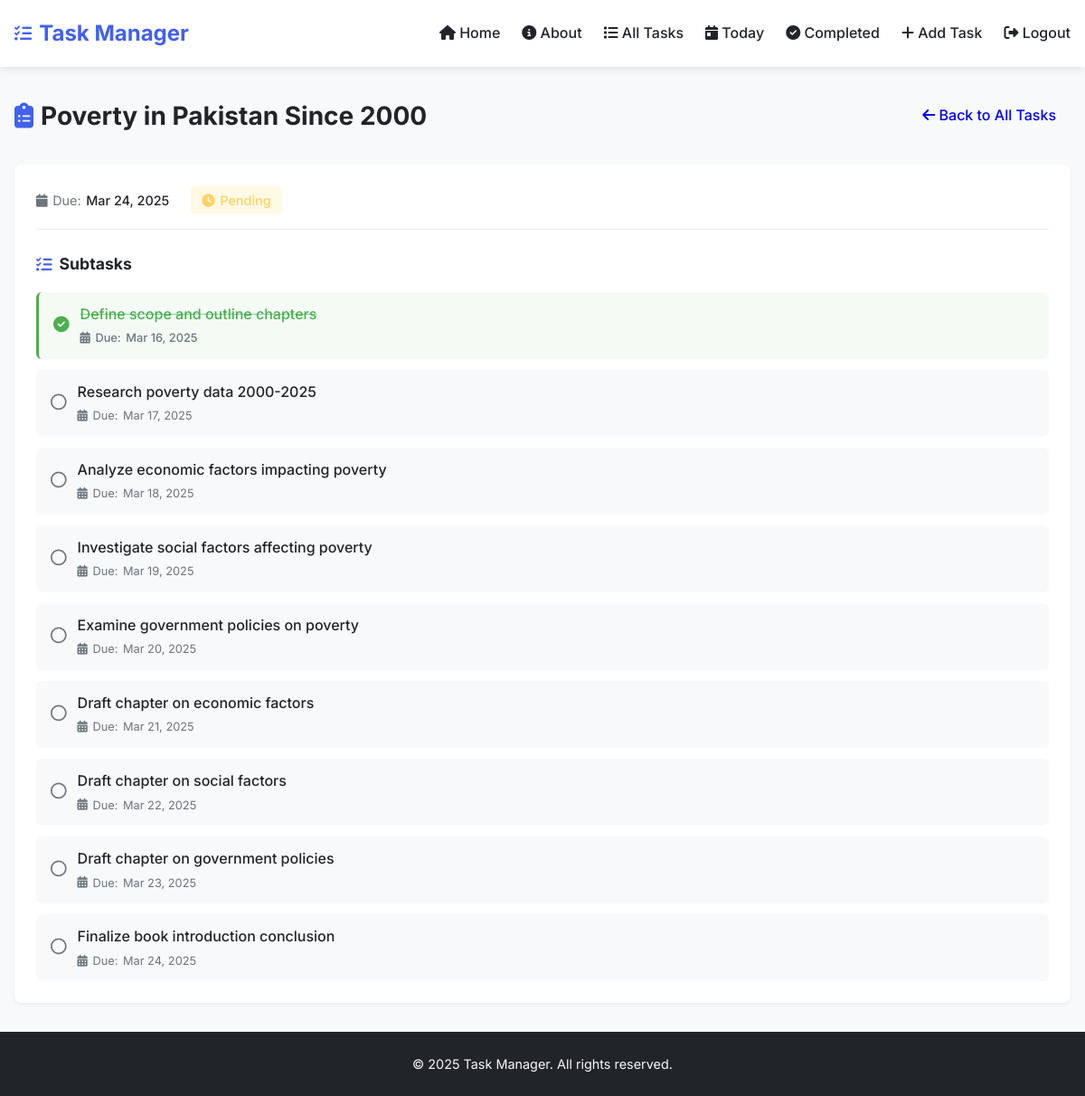
Page /task_detail/11/ (signed in) on the committed database.
### task_manager/models.py (models this page shows, shortened)
class Task(models.Model):
    description = models.TextField()
    title = models.CharField(max_length=200, blank=True, null=True)  # Add title field
    start_date = models.DateField()
    due_date = models.DateField()
    priority = models.CharField(max_length=10, choices=[
        ('High', 'High'),
        ('Medium', 'Medium'),
        ('Low', 'Low'),
    ])
    completed = models.BooleanField(default=False)

class Subtask(models.Model):
    task = models.ForeignKey(Task, on_delete=models.CASCADE)
    description = models.TextField()
    due_date = models.DateField()
    completed = models.BooleanField(default=False)

### task_manager/views.py (the view)
# urls.py: path('task_detail/<int:task_id>/', views.task_detail, name='task_detail'),
@login_required
def task_detail(request, task_id):
    task = Task.objects.get(pk=task_id)
    subtasks = Subtask.objects.filter(task=task)
    return render(request, 'task_detail.html', {'task': task, 'subtasks': subtasks})

### task_manager/templates/task_detail.html (shortened to what this page needs)
{% extends 'base.html' %}
{% block content %}
<div class="page-header">
    <div class="page-header-content">
        <h2 class="page-title">
            <i class="fas fa-clipboard-list"></i> {{ task.title }}
        </h2>
        <div class="page-actions">
            <a href="{% url 'all_tasks' %}" class="btn btn-secondary">
                <i class="fas fa-arrow-left"></i> Back to All Tasks
            </a>
        </div>
    </div>
</div>
<div class="task-detail-card">
    <div class="task-header">
        <div class="task-info">
            <span class="task-meta">
                <i class="fas fa-calendar"></i> Due:
                <span class="task-date">{{ task.due_date|date:"M d, Y" }}</span>
            </span>
            {% if task.completed %}
                <span class="task-status completed">
                    <i class="fas fa-check-circle"></i> Completed
                </span>
            {% else %}
                <span class="task-status pending">
                    <i class="fas fa-clock"></i> Pending
                </span>
            {% endif %}
        </div>
    </div>
    {% if subtasks %}
        <div class="subtasks-container">
            <h3 class="subtasks-heading">
                <i class="fas fa-tasks"></i> Subtasks
            </h3>
            <ul class="subtasks">
                {% for subtask in subtasks %}
                    <li class="subtask-item {% if subtask.completed %}completed{% endif %}">
                        <div class="subtask-checkbox">
                            {% if subtask.completed %}
                                <i class="fas fa-check-circle"></i>
                            {% else %}
                                <i class="far fa-circle"></i>
                            {% endif %}
                        </div>
                        <div class="subtask-content">
                            <span class="subtask-description">{{ subtask.description }}</span>
                            <span class="subtask-meta">
                                <i class="fas fa-calendar-alt"></i> Due:
                                <span class="subtask-date">{{ subtask.due_date|date:"M d, Y" }}</span>
                            </span>
                        </div>
                    </li>
                {% endfor %}
            </ul>
        </div>
    {% else %}
        <div class="empty-subtasks">
            <p>No subtasks have been added to this task yet.</p>
        </div>
    {% endif %}
</div>
{% endblock %}

### task_manager/templates/base.html (style rules this page uses)
:root { --primary: #4361ee; --primary-light: #4895ef; --success: #4CAF50; --success-light: #a7e9af; --danger: #ef476f; --warning: #ffd166; --dark: #212529; --gray: #6c757d; --light: #f8f9fa; --white: #ffffff; }
* { margin: 0; padding: 0; box-sizing: border-box; }
body { font-family: 'Inter', sans-serif; line-height: 1.6; color: var(--dark); background-color: var(--light); padding: 0; margin: 0; }
.btn { display: inline-block; padding: 0.5rem 1rem; border-radius: 4px; font-weight: 500; text-decoration: none; cursor: pointer; transition: all 0.3s; border: none; }
.completed { color: var(--success); font-weight: 500; }
.task-header { display: flex; justify-content: space-between; align-items: center; margin-bottom: 0.5rem; }
.task-meta { display: flex; gap: 1rem; font-size: 0.875rem; color: var(--gray); }
.task-meta span { display: flex; align-items: center; gap: 0.25rem; }

### task_manager/templates/task_detail.html (style rules this page uses)
.page-header { margin-bottom: 2rem; }
.page-header-content { display: flex; justify-content: space-between; align-items: center; }
.page-title { font-size: 1.75rem; margin: 0; color: var(--dark); display: flex; align-items: center; gap: 0.5rem; }
.page-title i { color: var(--primary); }
.task-detail-card { background-color: var(--white); border-radius: 8px; padding: 1.5rem; box-shadow: 0 2px 4px rgba(0, 0, 0, 0.05); }
.task-header { margin-bottom: 1.5rem; padding-bottom: 1rem; border-bottom: 1px solid #e9ecef; }
.task-info { display: flex; align-items: center; gap: 1.5rem; }
.task-meta { display: flex; align-items: center; gap: 0.35rem; color: var(--gray); font-size: 0.9rem; }
.task-date { color: var(--dark); font-weight: 500; }
.task-status { display: flex; align-items: center; gap: 0.35rem; font-size: 0.9rem; font-weight: 500; padding: 0.25rem 0.75rem; border-radius: 4px; }
.task-status.pending { background-color: rgba(255, 193, 7, 0.1); color: var(--warning); }
.subtasks-heading { font-size: 1.1rem; margin: 0 0 1rem 0; color: var(--dark); display: flex; align-items: center; gap: 0.5rem; }
.subtasks-heading i { color: var(--primary); }
.subtasks { list-style: none; margin: 0; padding: 0; display: flex; flex-direction: column; gap: 0.75rem; }
.subtask-item { background-color: #f8f9fa; padding: 0.75rem 1rem; border-radius: 6px; display: flex; align-items: center; gap: 0.75rem; transition: all 0.2s ease; }
.subtask-item.completed { background-color: rgba(40, 167, 69, 0.05); border-left: 3px solid var(--success); }
.subtask-checkbox i { font-size: 1.1rem; }
.subtask-item.completed .subtask-checkbox i { color: var(--success); }
.subtask-item:not(.completed) .subtask-checkbox i { color: var(--gray); }
.subtask-content { flex: 1; }
.subtask-description { display: block; font-weight: 500; margin-bottom: 0.25rem; }
.subtask-item.completed .subtask-description { color: var(--success); text-decoration: line-through; text-decoration-thickness: 1px; text-decoration-color: rgba(40, 167, 69, 0.5); }
.subtask-meta { display: flex; align-items: center; gap: 0.35rem; color: var(--gray); font-size: 0.8rem; }

### rows in the picture
Task: title "Poverty in Pakistan Since 2000", due_date "Mar 24, 2025"
Subtask: completed True (drawn), description "Define scope and outline chapters", due_date "Mar 16, 2025"
Subtask: completed False (drawn), description "Research poverty data 2000-2025", due_date "Mar 17, 2025"
Subtask: completed False (drawn), description "Analyze economic factors impacting poverty", due_date "Mar 18, 2025"
Subtask: completed False (drawn), description "Investigate social factors affecting poverty", due_date "Mar 19, 2025"
Subtask: completed False (drawn), description "Examine government policies on poverty", due_date "Mar 20, 2025"
Subtask: completed False (drawn), description "Draft chapter on economic factors", due_date "Mar 21, 2025"
Subtask: completed False (drawn), description "Draft chapter on social factors", due_date "Mar 22, 2025"
Subtask: completed False (drawn), description "Draft chapter on government policies", due_date "Mar 23, 2025"
Subtask: completed False (drawn), description "Finalize book introduction conclusion", due_date "Mar 24, 2025"
